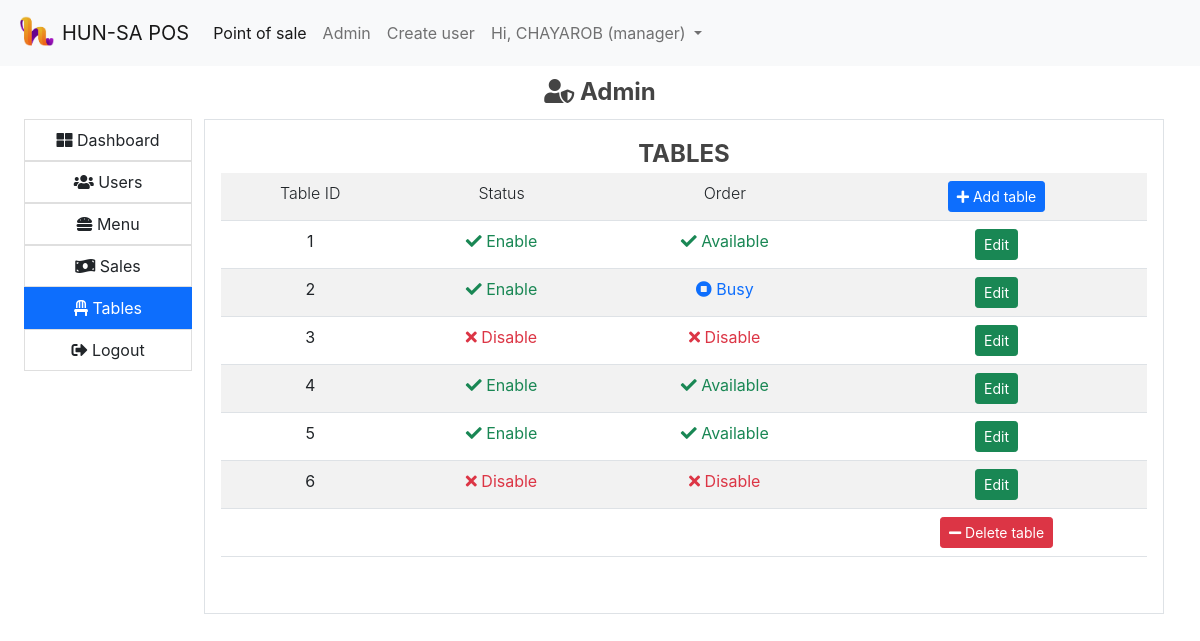
The page /pos_hunsa/public/index.php?pg=admin&tab=tables (signed in) on the database its author committed.
### tables this page shows
CREATE TABLE `table_info` (
  `table_id` int(2) NOT NULL,
  `disable` tinyint(1) NOT NULL
);

### pos_hunsa/app/core/init.php (called while the page is built, shortened)
<?php
require "../app/core/functions.php";
require "../app/core/database.php";
function my_function($classname)
{
	$filename = "../app/models/".ucfirst($classname) . ".php";
}

### pos_hunsa/app/core/database.php (called while the page is built)
<?php
class Database
{
	private function db_connect(){
		$DBHOST = "localhost";
		$DBNAME = "pos_hunsa";
		$DBUSER = "root";
		$DBPASS = "";
		$DBDRIVER = "mysql";
		try{
			$con = new PDO("$DBDRIVER:host=$DBHOST;dbname=$DBNAME",$DBUSER,$DBPASS);
		}catch(PDOException $e){
			echo $e->getMessage();
		}
		return $con;
	}
	public function query($query,$data = array())
	{
		$con = $this->db_connect();
		$smt = $con->prepare($query);
		$check = $smt->execute($data);
		if($check)
		{
			$result = $smt->fetchAll(PDO::FETCH_ASSOC);
			if(is_array($result) && count($result) > 0){
				return $result;
			}
		}
		return false;
	}
}

### pos_hunsa/app/models/Table_info.php (called while the page is built, shortened)
<?php
class Table_info extends Model
{
    public function get_table_status()
    {
        $sql = "SELECT DISTINCT t.table_id,o.orders_id,t.disable FROM table_info t
        LEFT JOIN orders o
        ON t.table_id = o.table_id
        ORDER BY t.table_id ASC";
        $db = new Database;
        $table_info = $db->query($sql);
        return $table_info;
    }
}

### pos_hunsa/app/core/functions.php (called while the page is built, shortened)
<?php
function esc($str)
{
	return htmlspecialchars($str);
}

### pos_hunsa/app/views/admin/tables.view.php (the view, shortened to what this page needs)
<div class="table-responsive">
	<table class="table table-striped table-hover">
		<tr>
			<th>Table ID</th>
			<th>Status</th>
			<th>Order</th>
			<th>
				<a href="index.php?pg=table-new">
					<button class="btn btn-primary btn-sm"><i class="fa fa-plus"></i> Add table</button>
				</a>
			</th>
		</tr>
		<?php if (!empty($table_info)) : ?>
			<?php foreach ($table_info as $table) : ?>
				<tr>
					<td>
						<?= esc($table['table_id']) ?>
					</td>
					<td>
						<?php
						if ($table['disable'] == 0) {
							echo "<a class='text-success'><i class='fa fa-check'></i>  Enable</a>";
						} else {
							echo "<a class='text-danger'><i class='fa fa-times'></i>  Disable</a>";
						}
						?>
					</td>
					<td>
						<?php
						if($table['disable'] == 1)
						{
							echo "<a class='text-danger'><i class='fa fa-times'></i>  Disable</a>";
						}else
						if ($table['orders_id'] == 0) {
							echo "<a class='text-success'><i class='fa fa-check'></i>  Available</a>";
						}
						else {
							echo "<a class='text-primary' href='index.php?pg=order&orders_id=".$table['orders_id']."' ><i class='fa fa-stop-circle'></i>  Busy</a>";
						}
						?>
					</td>
					<td>
						<a href="index.php?pg=table-edit&id=<?= $table['table_id'] ?>">
							<button class="btn btn-success btn-sm">Edit</button>
						</a>
					</td>
				</tr>
			<?php endforeach; ?>
			<tr>
				<td></td>
				<td></td>
				<td></td>
				<td><a href="index.php?pg=table-delete">
						<button class="btn btn-danger btn-sm"><i class="fa fa-minus"></i> Delete table</button>
					</a></td>
			</tr>
		<?php endif; ?>
	</table>
	<br>
</div>

### pos_hunsa/public/assets/css/main.css (style rules this page uses)
body a { text-decoration: none; }

### rows shown on the page
table_info: table_id "1", disable 0 (drawn)
table_info: table_id "2", disable 0 (drawn)
table_info: table_id "3", disable 1 (drawn)
table_info: table_id "4", disable 0 (drawn)
table_info: table_id "5", disable 0 (drawn)
table_info: table_id "6", disable 1 (drawn)

### other values the page prints
APP_NAME "HUN-SA POS"
auth('firstname') "CHAYAROB"
Auth::get('role') "manager"
$tab "TABLES"
